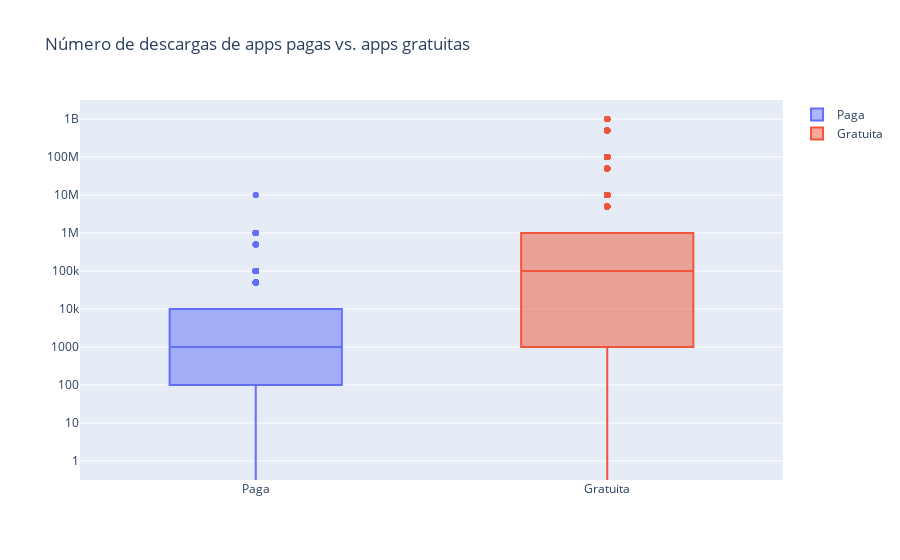

Source (notebook cell):
### Markdown cell above
<p> Para las aplicaciones en Play Store hoy en día, existen cinco tipos de estrategias de precios: <em>free, freemium, paid, paymium y suscription</em>. Centrémonos solo en aplicaciones <em>free</em> (gratuitas) y <em>paid</em> (pagas). Algunas características de las aplicaciones gratuitas son:</p>
<ul>
    <li>Son gratis para descargar.</li>
    <li>La principal fuente de ingresos a menudo proviene de los anuncios.</li>
    <li>A menudo creada por compañías que tienen otros productos y la aplicación sirve como una extensión de esos productos.</li>
    <li>Puede servir como una herramienta para la retención de clientes, la comunicación y el servicio al cliente. </li>
</ul>
<p>Algunas características de las aplicaciones pagas son:</p>
<ul>
    <li>Se pide a los usuarios que paguen una vez por la aplicación para descargarla y usarla.</li>
    <li>El usuario realmente no puede tener una idea de la aplicación antes de comprarla.</li>
</ul>
<p>¿Las aplicaciones pagas se instalan tanto como las aplicaciones gratuitas? Resulta que las aplicaciones pagas tienen un número relativamente menor de instalaciones que las aplicaciones gratuitas, ¡aunque la diferencia no es tan marcada como hubiera esperado!</p>

### Code cell
trazo0 = go.Box(
    # Datos de aplicaciones pagas
    y = apps[apps['Type'] == 'Paid']['Installs'],
    name = 'Paga'
)

trazo1 = go.Box(
    # Datos de aplicaciones gratuitas
    y = apps[apps['Type'] =='Free']['Installs'],
    name = 'Gratuita'
)

diseno = go.Layout(
    title = 'Número de descargas de apps pagas vs. apps gratuitas',
    yaxis = dict(
        type = 'log',
        autorange = True
    )
)

# Añadir trazo0 y trazo1 a una lista para graficar
datos = [trazo0, trazo1]
plotly.offline.iplot({'data': datos, 'layout': diseno})

### Figure 1 — Plotly figure (JSON) as saved in the notebook; plotly's stock layout.template omitted (floating-point values rounded to 4 significant figures; data arrays with more than 128 entries replaced by an {"elided": "..."} marker saying what was removed)
{"data": [{"name": "Paga", "type": "box", "y": {"elided": "756 int values"}}, {"name": "Gratuita", "type": "box", "y": {"elided": "8903 int values"}}], "layout": {"title": {"text": "Número de descargas de apps pagas vs. apps gratuitas"}, "yaxis": {"autorange": true, "type": "log"}}}
